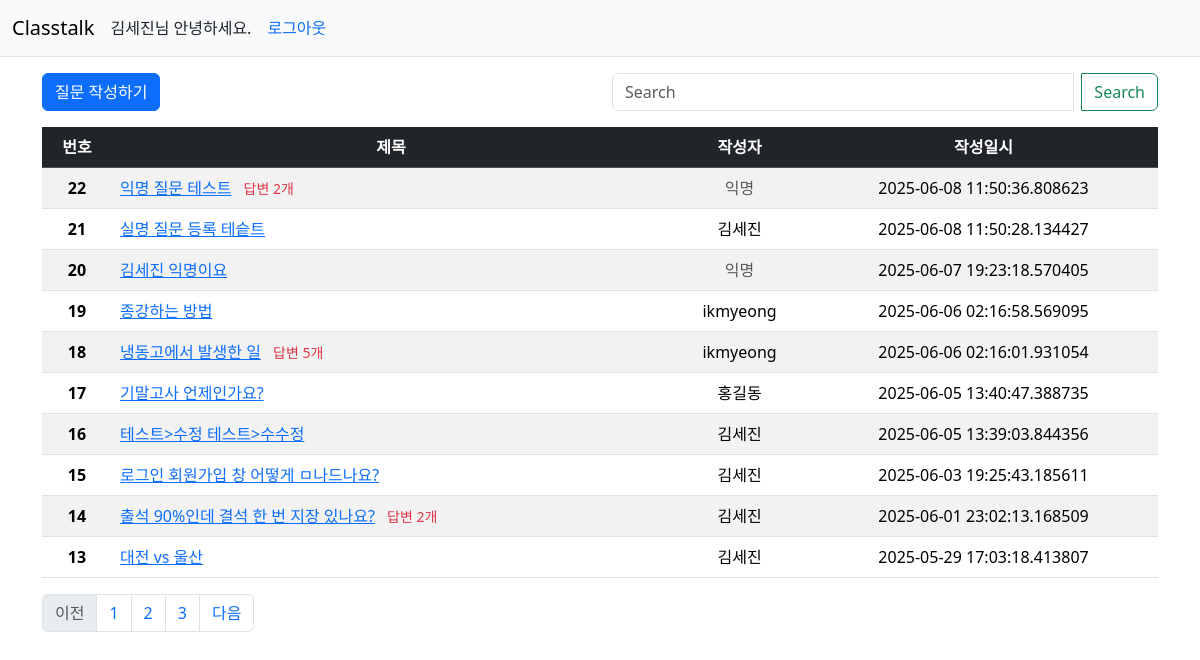
/question/list/ (signed in), run on the app's committed database.
### classtalk/models.py (models this page shows)
class User(db.Model):
    id = db.Column(db.Integer, primary_key=True)
    username = db.Column(db.String(150), unique=True, nullable=False)
    password = db.Column(db.String(200), nullable=False)
    email = db.Column(db.String(120), unique=True, nullable=False)

class Question(db.Model):
    id = db.Column(db.Integer, primary_key=True)
    subject = db.Column(db.String(200), nullable=False)
    content = db.Column(db.Text(), nullable=False)
    create_date = db.Column(db.DateTime(), nullable=False)
    user_id = db.Column(db.Integer, db.ForeignKey('user.id', ondelete='CASCADE'), nullable=False)
    user = db.relationship('User', backref=db.backref('question_set'))
    modify_date = db.Column(db.DateTime(), nullable=True)
    is_anonymous = db.Column(db.Boolean, default=False)

### classtalk/views/question_views.py (the view, shortened to what this page needs)
@bp.route('/list/')
def _list():
    page = request.args.get('page', type=int, default=1)
    kw = request.args.get('kw', type=str, default='')
    question_list = Question.query.order_by(Question.create_date.desc())
    question_list = question_list.paginate(page=page, per_page=10)
    return render_template('question/question_list.html', question_list=question_list, page=page, kw=kw)

### classtalk/views/auth_views.py (called while the page is built)
@bp.before_app_request
def load_logged_in_user():
    user_id = session.get('user_id')
    if user_id is None:
        g.user = None
    else:
        g.user = User.query.get(user_id)

### classtalk/templates/question/question_list.html (shortened to what this page needs)
<!DOCTYPE html>
<html lang="en">
<head>
    <link href="https://cdn.jsdelivr.net/npm/bootstrap@5.3.5/dist/css/bootstrap.min.css" rel="stylesheet">
</head>
<body>
{% include "navbar.html" %}
<div class="container my-3">
    <div class="row my-3">
            <div class="col-6">
                <a href="{{ url_for('question.create') }}" class="btn btn-primary">질문 작성하기</a>
            </div>
            <div class="col-6">
                <div class="input-group">
                    <input type="text" id="search_kw" class="form-control me-2" value="{{ kw or '' }}" placeholder="Search" aria-label="Search"/>
                    <button class="btn btn-outline-success" type="submit" id="btn_search">Search</button>
                </div>
            </div>
        </div>
    <table class="table table-striped">
        <thead>
        <tr class="text-center table-dark">
            <th scope="col">번호</th>
            <th scope="col" style="width:50%">제목</th>
            <th scope="col">작성자</th>
            <th scope="col">작성일시</th>
        </tr>
        </thead>
    {% if question_list %}
      <tbody>
        {% for question in question_list.items %}
        <tr class="text-center">
            <th scope="row">{{ question_list.total - ((question_list.page-1) * question_list.per_page) - loop.index0 }}</th>
            <td class="text-start">
                <a href="{{ url_for('question.detail', question_id=question.id) }}">{{ question.subject }}</a>
                {% if question.answer_set|length > 0 %}
                <span class="text-danger small mx-2">답변 {{ question.answer_set|length }}개</span>
                {% endif %}
            </td>
            <td>
                {% if question.is_anonymous %}
                    <span class="text-muted">익명</span>
                    <td>{{question.create_date}}</td>
                {% else %}
                    {{ question.user.username }}
                    <td>{{question.create_date}}</td>
                {% endif %}
            </td>
        </tr>
        {% endfor %}
      </tbody>
    </table>
    {% else %}
        <p>질문이 없습니다.</p>
    {% endif %}
    {% include "Pagenation.html" %}
</div>
</body>
</html>

### classtalk/templates/navbar.html (shortened to what this page needs)
<nav class="navbar navbar-expand-lg navbar-light bg-light border-bottom">
  <div class="container-fluid">
    <a class="navbar-brand" href="{{ url_for('main.index') }}">Classtalk</a>
    <div class="collapse navbar-collapse" id="navbarSupportedContent">
      {% if g.user %}
          <a>{{ g.user.username }}님 안녕하세요.</a>
          <ul class="nav justify-content-end">
            <li class="nav-item ">
              <a class="nav-link active" href="{{ url_for('auth.logout') }}">로그아웃</a>
            </li>
          </ul>
      {% endif %}
      <span class="navbar-text">
        <nav class="navbar bg-body-tertiary">
        </nav>
      </span>
    </div>
  </div>
</nav>

### data on the page
User: user.username "김세진"
Question: total "22", subject "익명 질문 테스트", answer_set|length "2", create_date "2025-06-08 11:50:36.808623"
Question: total "21", subject "실명 질문 등록 테슽트", user.username "김세진", create_date "2025-06-08 11:50:28.134427"
Question: total "20", subject "김세진 익명이요", create_date "2025-06-07 19:23:18.570405"
Question: total "19", subject "종강하는 방법", user.username "ikmyeong", create_date "2025-06-06 02:16:58.569095"
Question: total "18", subject "냉동고에서 발생한 일", answer_set|length "5", user.username "ikmyeong", create_date "2025-06-06 02:16:01.931054"
Question: total "17", subject "기말고사 언제인가요?", user.username "홍길동", create_date "2025-06-05 13:40:47.388735"
Question: total "16", subject "테스트>수정 테스트>수수정", user.username "김세진", create_date "2025-06-05 13:39:03.844356"
Question: total "15", subject "로그인 회원가입 창 어떻게 ㅁ나드나요?", user.username "김세진", create_date "2025-06-03 19:25:43.185611"
Question: total "14", subject "출석 90%인데 결석 한 번 지장 있나요?", answer_set|length "2", user.username "김세진", create_date "2025-06-01 23:02:13.168509"
Question: total "13", subject "대전 vs 울산", user.username "김세진", create_date "2025-05-29 17:03:18.413807"

### other printed values
{{ page_num }} "1" "2" "3"
